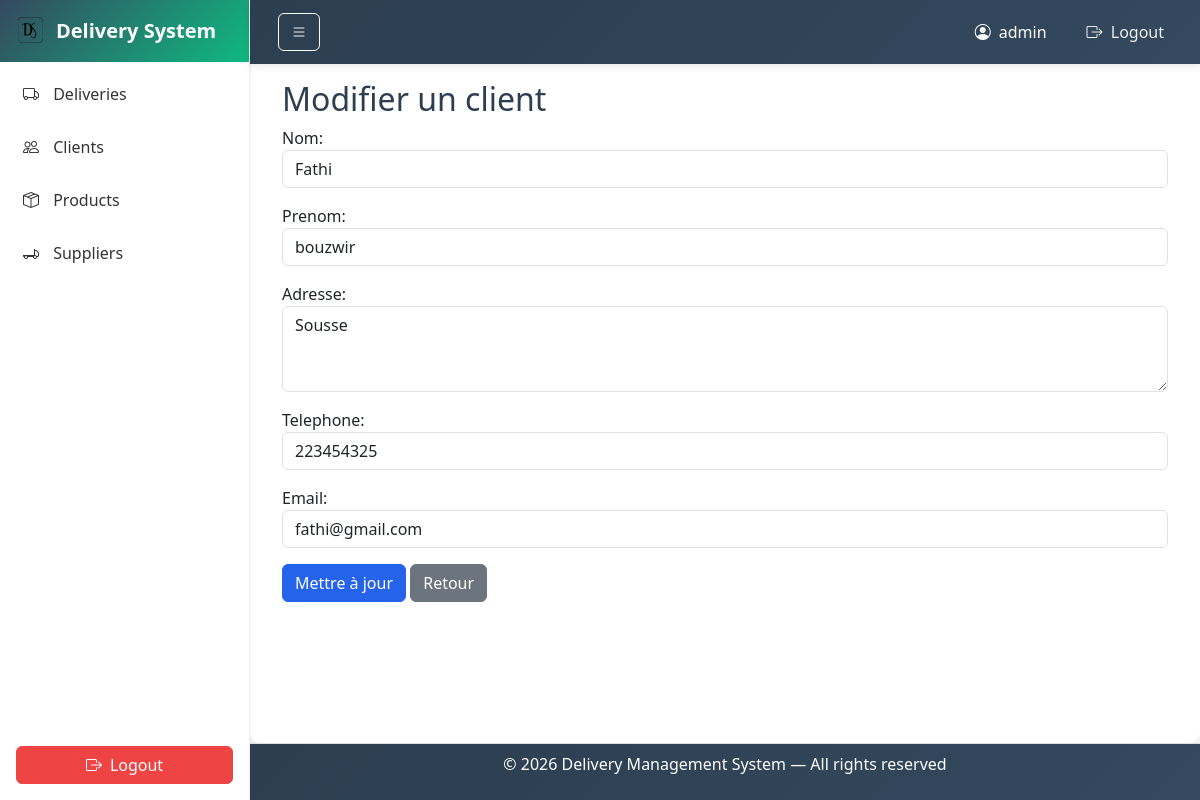
Screenshot of /clients/update/1/ (signed in) with the database file from the repository.
### deliveryproject/models.py (models this page shows, shortened)
class Client(models.Model):
    nom = models.CharField(max_length=100)
    prenom = models.CharField(max_length=100)
    adresse = models.TextField()
    telephone = models.CharField(max_length=20)
    email = models.EmailField(unique=True)

### deliveryproject/views.py (the view)
# urls.py: path('clients/update/<int:id>/', views.client_update, name='client_update'),
@login_required(login_url='login')
def client_update(request, id):
    client = get_object_or_404(Client, id=id)
    form = ClientForm(request.POST or None, instance=client)
    if form.is_valid():
        form.save()
        return redirect('client_list')
    return render(request, 'client/form.html', {
        'form': form
    })

### deliveryproject/forms.py
class ClientForm(forms.ModelForm):
    class Meta:
        model = Client
        fields = '__all__'
        widgets = {
            'nom': forms.TextInput(attrs={'class': 'form-control'}),
            'prenom': forms.TextInput(attrs={'class': 'form-control'}),
            'adresse': forms.Textarea(attrs={'class': 'form-control', 'rows': 3}),
            'telephone': forms.TextInput(attrs={'class': 'form-control'}),
            'email': forms.EmailInput(attrs={'class': 'form-control'}),
        }

### deliveryproject/templates/client/form.html (shortened to what this page needs)
{% extends "layouts/base.html" %}
{% block content %}
<h2>Modifier un client</h2>
<form method="post">
    {{ form.as_p }}
    <button type="submit" class="btn btn-primary">
        Mettre à jour
    </button>
    <a href="{% url 'client_list' %}" class="btn btn-secondary">
        Retour
    </a>
</form>
{% endblock %}

### deliveryproject/templates/components/navbar.html (shortened to what this page needs)
{% load static %}
<nav class="navbar navbar-expand-lg navbar-dark bg-dark fixed-top">
    <div class="container-fluid">
        <div class="d-flex align-items-center">
            <button id="toggleSidebar" class="btn btn-outline-light me-3">
                <i class="bi bi-list"></i>
            </button>
        </div>
        <ul class="navbar-nav ms-auto align-items-center">
            <li class="nav-item d-flex align-items-center text-white me-3">
                <i class="bi bi-person-circle me-2"></i>
                <span>{{ request.user.username }}</span>
            </li>
            <li class="nav-item">
                <a class="nav-link" href="{% url 'logout' %}">
                    <i class="bi bi-box-arrow-right me-1"></i> Logout
                </a>
            </li>
        </ul>
    </div>
</nav>

### deliveryproject/static/layouts/css/sheet.css (style rules this page uses)
:root { --primary-color: #2563eb; --secondary-color: #2c3e50; --success-color: #10b981; --danger-color: #ef4444; }
* { margin: 0; padding: 0; box-sizing: border-box; }
body { background-color: #f8f9fa; font-family: 'Segoe UI', Tahoma, Geneva, Verdana, sans-serif; min-height: 100dvh; }
html, body { height: 100dvh; margin: 0; }
.btn-primary { background-color: var(--primary-color); border-color: var(--primary-color); transition: all 0.3s ease; }
h1, h2, h3 { color: var(--secondary-color); }

### deliveryproject/static/components/css/navbar.css (style rules this page uses)
.navbar { background: linear-gradient(135deg, var(--secondary-color), #34495e); box-shadow: 0 2px 8px rgba(0, 0, 0, 0.1); height: 64px; padding: 0 1rem; position: fixed; top: 0; left: 250px; right: 0; z-index: 1000; transition: left 0.3s ease; }
.navbar-nav .nav-link { color: #ecf0f1 !important; margin-left: 1rem; transition: all 0.3s ease; position: relative; }
.navbar-nav .nav-link::after { content: ''; position: absolute; width: 0; height: 2px; bottom: -5px; left: 0; background-color: #10b981; transition: width 0.3s ease; }

### rows the page displays
Client: nom "Fathi", prenom "bouzwir", adresse "Sousse", telephone "223454325", email "fathi@gmail.com"

### other values shown
{{ request.user.username }} "admin"
